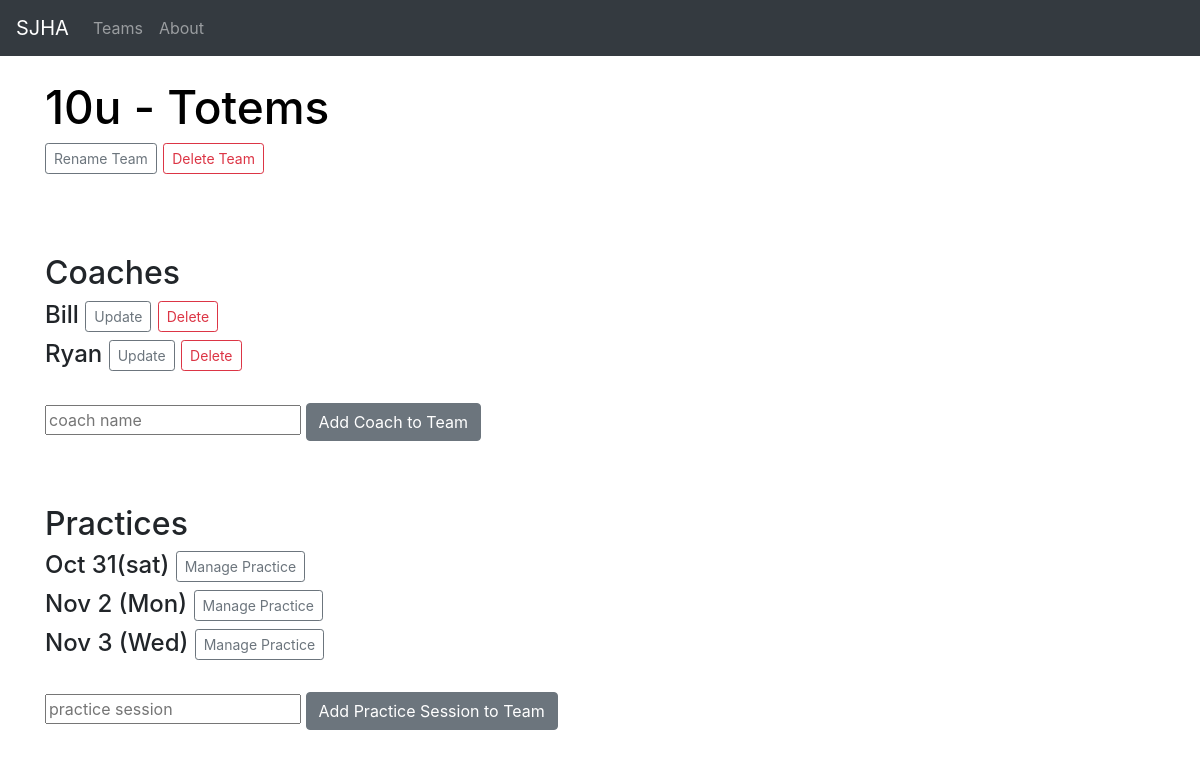
The app's page /manageteam/2 with its own data.
### app.py (models this page shows, shortened)
class Teams(db.Model):
    id = db.Column(db.Integer, primary_key=True)
    name = db.Column(db.String(200), nullable=False)
    date_created = db.Column(db.DateTime, default=datetime.utcnow)

class Coaches(db.Model):
    id = db.Column(db.Integer, primary_key=True)
    name = db.Column(db.String(200), nullable=False)
    date_created = db.Column(db.DateTime, default=datetime.utcnow)
    team_id = db.Column(db.Integer)

class Practices(db.Model):
    id = db.Column(db.Integer, primary_key=True)
    name = db.Column(db.String(200), nullable=False)
    date_created = db.Column(db.DateTime, default=datetime.utcnow)
    team_id = db.Column(db.Integer)

### app.py (the view)
@app.route('/manageteam/<int:team_id>', methods=['POST', 'GET'])
def manageteam(team_id):
    team = Teams.query.get_or_404(team_id)
    coaches = Coaches.query.filter(Coaches.team_id == team_id)
    practices = Practices.query.filter(Practices.team_id == team_id)
    return render_template('manageteam.html',team=team, coaches=coaches, practices=practices)

### templates/manageteam.html (shortened to what this page needs)
{% extends 'base.html' %}
{% block content %}
    <div class="container">
     <h1>{{team.name}}</h1>
     <h4>
            <a href="/teamupdate/{{team.id}}" class="btn btn-outline-secondary btn-sm">Rename Team</a>
            <a href="/teamdelete/{{team.id}}" class="btn btn-outline-danger btn-sm">Delete Team</a>
        </h4>
    <br/>
    <br/><br/>
    <h2>Coaches</h2>
         {% for coach in coaches %}
         <h4>
              {{coach.name}}
              <a href="/coachupdate/{{coach.id}}" class="btn btn-outline-secondary btn-sm">Update</a>
              <a href="/coachdelete/{{coach.id}}" class="btn btn-outline-danger btn-sm">Delete</a>
         </h4>
         {% endfor %}
         <br/>
         <form action="/coachadd/{{team.id}}" METHOD="POST">
           <input type="text" placeholder="coach name" name="name">
           <input type="submit" value="Add Coach to Team" class="btn btn-secondary">
           <br/>
         </form>
         <br/>
         <br/>
    <h2>Practices</h2>
         {% for practice in practices %}
         <h4>
              {{practice.name}}
              <a href="/managepractice/{{team.id}}/{{practice.id}}" class="btn btn-outline-secondary btn-sm">Manage Practice</a>
         </h4>
        {% endfor %}
         <br/>
         <form action="/practiceadd/{{team.id}}" METHOD="POST">
           <input type="text" placeholder="practice session" name="name">
           <input type="submit" value="Add Practice Session to Team" class="btn btn-secondary">
           <br/>
         </form>
    </div>
{% endblock %}

### static/css/style.css (style rules this page uses)
h1 { color:black; font-size:46px; }
body { background: white; }

### records on screen
Teams: name "10u - Totems"
Coaches: name "Bill"
Coaches: name "Ryan"
Practices: name "Oct 31(sat)"
Practices: name "Nov 2 (Mon)"
Practices: name "Nov 3 (Wed)"
